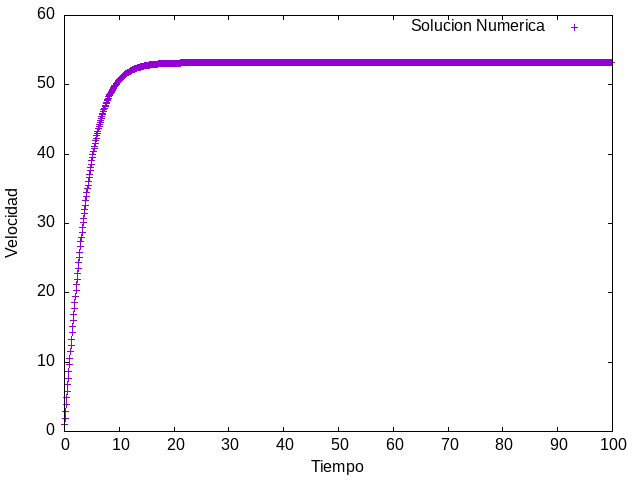

Recreate this plot in gnuplot.
set term png
set output 'grafico_Velocidad_Tiempo_Numerico.png' 
set xlabel 'Tiempo'
set ylabel 'Velocidad' 
plot 'Datos_Velocidad_vs_Tiempo_Numerico.dat' u 2:1 title 'Solucion Numerica' 
